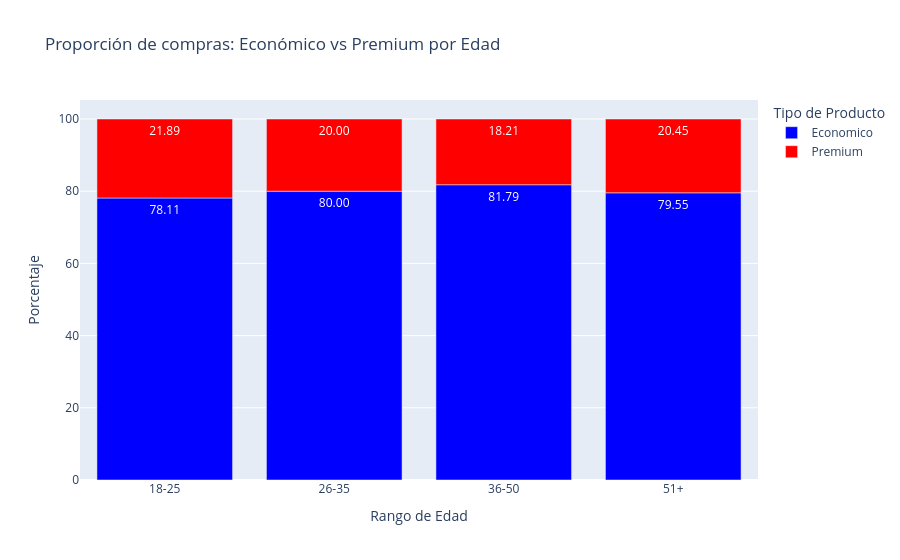

The code cell stored with this chart in its notebook:
### Code cell
# Usamos px.bar
fig3 = px.bar(
    porcentaje_tipo,                   
    x='Rango_Edad',
    y='Porcentaje',
    color='Tipo de Producto',          
    text_auto='.2f',                   
    title='Proporción de compras: Económico vs Premium por Edad',
    color_discrete_map={'Economico': 'blue', 'Premium': 'red'},
    labels={'Rango_Edad': 'Rango de Edad', 'Tipo de Producto': 'Tipo de Producto'}
)

fig3.show()

### Figure 1 — Plotly figure (JSON) as saved in the notebook; plotly's stock layout.template omitted (floating-point values rounded to 4 significant figures)
{"data": [{"hovertemplate": "Tipo de Producto=Economico<br>Rango de Edad=%{x}<br>Porcentaje=%{y}<extra></extra>", "legendgroup": "Economico", "marker": {"color": "blue", "pattern": {"shape": ""}}, "name": "Economico", "orientation": "v", "showlegend": true, "textposition": "auto", "texttemplate": "%{y:.2f}", "type": "bar", "x": ["18-25", "26-35", "36-50", "51+"], "xaxis": "x", "y": [78.11, 80.0, 81.79, 79.55], "yaxis": "y"}, {"hovertemplate": "Tipo de Producto=Premium<br>Rango de Edad=%{x}<br>Porcentaje=%{y}<extra></extra>", "legendgroup": "Premium", "marker": {"color": "red", "pattern": {"shape": ""}}, "name": "Premium", "orientation": "v", "showlegend": true, "textposition": "auto", "texttemplate": "%{y:.2f}", "type": "bar", "x": ["18-25", "26-35", "36-50", "51+"], "xaxis": "x", "y": [21.89, 20.0, 18.21, 20.45], "yaxis": "y"}], "layout": {"barmode": "relative", "legend": {"title": {"text": "Tipo de Producto"}, "tracegroupgap": 0}, "title": {"text": "Proporción de compras: Económico vs Premium por Edad"}, "xaxis": {"anchor": "y", "domain": [0, 1], "title": {"text": "Rango de Edad"}}, "yaxis": {"anchor": "x", "domain": [0, 1], "title": {"text": "Porcentaje"}}}}
